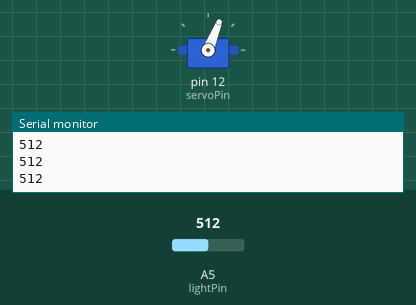
Simulated run of this sketch. Board: Arduino Uno, built with avr-gcc and run on an emulated ATmega328P. On the bench: servo, the last lines printed to the serial monitor. The test bench sets the inputs (shaded band); at power-on: A5 (lightPin) = 512.

Above: at 1.3 s.
1.4 s: A5 (lightPin) set to 716
At 2.6 s:
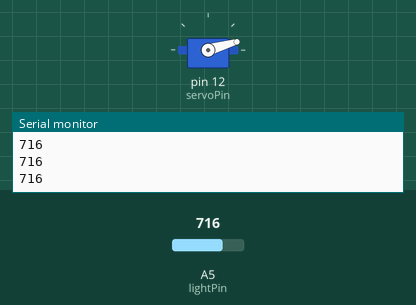
3.2 s: A5 (lightPin) set to 306
At 4.2 s:
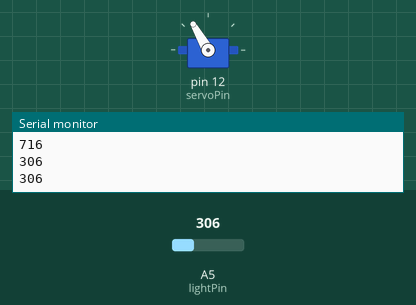
5.2 s: A5 (lightPin) set to 122
At 6.9 s:
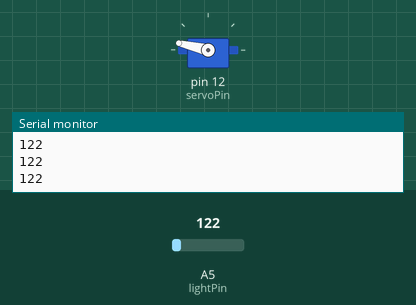
7.2 s: A5 (lightPin) set to 0
At 8.6 s:
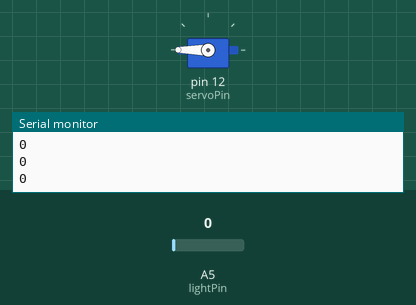
9.2 s: A5 (lightPin) set to 511
At 10.1 s:
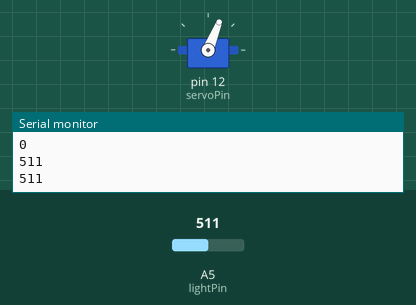
Timing chart, 0 to 12.2 s (numbered marks = the images above; inputs shaded):
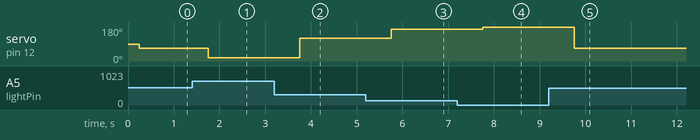

The sketch:

sketch_servo_signal.ino
```cpp
// C++ code
//circuit design link: https://www.tinkercad.com/things/3Grq3svfuMd

#include<Servo.h>
int servoPin=12;
int myserv, light, angle;
int lightPin=A5;
int dt=250;
Servo myServo;
void setup()
{
  pinMode(lightPin, INPUT);
  pinMode(servoPin, OUTPUT);
  Serial.begin(9600);
  myServo.attach(servoPin);
}

void loop()
{
  light=analogRead(lightPin);
  Serial.println(light);
  delay(dt);
  angle=-(16./63.)*(light-780.);
  myServo.write(angle);
  delay(dt);
}
```

Measured:
- after the input at 1.4 s, servo on pin 12 (servoPin): 68° → 16° after 0.35 s
- after the input at 3.2 s, servo on pin 12 (servoPin): 16° → 120° after 0.55 s
- after the input at 5.2 s, servo on pin 12 (servoPin): 120° → 167° after 0.55 s
- after the input at 7.2 s, servo on pin 12 (servoPin): 167° → 180° after 0.56 s
- after the input at 9.2 s, servo on pin 12 (servoPin): 180° → 68° after 0.56 s
